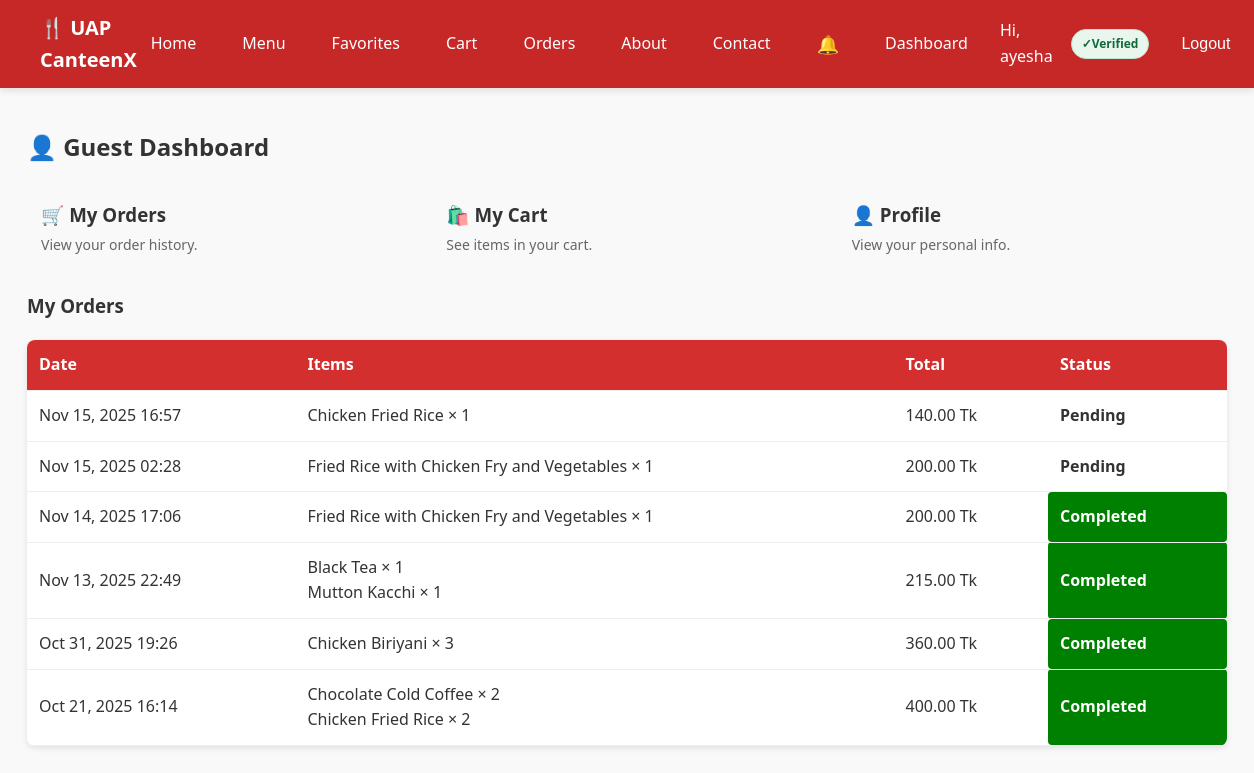
The page /dashboard/ (signed in) on the database its author committed.
### my_canteen/models.py (models this page shows, shortened)
class Order(models.Model):
    STATUS_CHOICES = [
        ('pending', 'Pending'),
        ('accepted', 'Accepted'),
        ('preparing', 'Preparing'),
        ('ready', 'Ready'),
        ('delivered', 'Delivered'),
        ('completed', 'Completed'),
        ('cancelled', 'Cancelled'),
    ]
    PAYMENT_STATUS_CHOICES = [('unpaid', 'Unpaid'), ('paid', 'Paid')]
    PAYMENT_METHOD_CHOICES = [
        ('cash', 'Cash'),
        ('mock_card', 'Mock Card'),
        ('stripe', 'Stripe'),
        ('sslcommerz', 'SSLCommerz'),
    ]
    user = models.ForeignKey(User, on_delete=models.CASCADE)
    total_price = models.DecimalField(max_digits=8, decimal_places=2)
    address = models.CharField(max_length=255)
    status = models.CharField(max_length=20, choices=STATUS_CHOICES, default='pending')
    payment_status = models.CharField(max_length=10, choices=PAYMENT_STATUS_CHOICES, default='unpaid')
    payment_method = models.CharField(max_length=10, choices=PAYMENT_METHOD_CHOICES, default='cash')
    created_at = models.DateTimeField(auto_now_add=True)

class OrderItem(models.Model):
    order = models.ForeignKey(Order, on_delete=models.CASCADE)
    item = models.ForeignKey(MenuItem, on_delete=models.CASCADE)
    quantity = models.PositiveIntegerField(default=1)
    unit_price = models.DecimalField(max_digits=6, decimal_places=2)

class MenuItem(models.Model):
    name = models.CharField(max_length=100)
    description = models.TextField(blank=True)
    price = models.DecimalField(max_digits=6, decimal_places=2)
    stock = models.PositiveIntegerField(default=0)
    image = models.ImageField(upload_to='menu/', blank=True, null=True)
    category = models.ForeignKey(Category, on_delete=models.CASCADE, null=True)
    is_active = models.BooleanField(default=True)
    is_popular = models.BooleanField(default=False)
    rating_avg = models.FloatField(default=0)
    rating_count = models.PositiveIntegerField(default=0)

### my_canteen/views.py (the view)
# urls.py: path("dashboard/", views.dashboard, name="dashboard"),
@login_required
def dashboard(request):
    profile = UserProfile.objects.select_related("user").get(user=request.user)
    real_role = profile.role
    effective_role = get_effective_role(real_role)
    if effective_role in ["admin", "vendor"]:
        orders = Order.objects.all().order_by("-created_at")
        items = MenuItem.objects.all()
    elif effective_role == "staff":
        orders = Order.objects.filter(
            status__in=["accepted", "preparing"]
        ).order_by("-created_at")
        items = None
    else:
        orders = Order.objects.filter(user=request.user).order_by("-created_at")
        items = None
    title_map = {
        "admin": "🛠 Admin Dashboard",
        "vendor": "🏪 Vendor Dashboard",
        "staff": "👨‍🍳 Staff Dashboard",
        "student": "🎓 Student Dashboard",
        "faculty": "🎓 Faculty Dashboard",
        "guest": "👋 Welcome",
    }
    dashboard_title = title_map.get(real_role, "Dashboard")
    template_name = f"my_canteen/dashboard/{real_role}.html"
    ctx = {
        "profile": profile,
        "orders": orders,
        "items": items,
        "real_role": real_role,
        "effective_role": effective_role,
        "dashboard_title": dashboard_title,
    }
    return render(request, template_name, ctx)

### my_canteen/context_processors.py (called while the page is built)
def favorites_processor(request):
    if request.user.is_authenticated:
        fav_ids = Favorite.objects.filter(user=request.user).values_list('item_id', flat=True)
        return {"favorite_items": set(fav_ids)}
    return {"favorite_items": set()}

def cart_count(request):
    cart = request.session.get("cart", {})
    return {"cart_count": sum(cart.values())}

def notifications_context(request):
    if request.user.is_authenticated:
        unread_count = Notification.objects.filter(user=request.user, is_read=False).count()
    else:
        unread_count = 0
    return {
        "unread_notifications": unread_count
    }

### my_canteen/views.py (called while the page is built)
def get_effective_role(real_role: str) -> str:
    if real_role == "admin":
        return "vendor"
    if real_role == "vendor":
        return "admin"
    return real_role

### my_canteen/templates/my_canteen/dashboard/guest.html
{% extends "my_canteen/base.html" %}
{% block content %}
<h2>👤 Guest Dashboard</h2>
<div style="display:grid;grid-template-columns:repeat(auto-fit,minmax(180px,1fr));gap:16px;margin-bottom:20px;">
  <a href="{% url 'orders' %}"
     class="surface"
     style="padding:14px;border-radius:10px;text-decoration:none;display:block;">
    <h3 style="margin:0 0 4px;">🛒 My Orders</h3>
    <p style="margin:0;color:#666;font-size:14px;">View your order history.</p>
  </a>
  <a href="{% url 'cart' %}"
     class="surface"
     style="padding:14px;border-radius:10px;text-decoration:none;display:block;">
    <h3 style="margin:0 0 4px;">🛍️ My Cart</h3>
    <p style="margin:0;color:#666;font-size:14px;">See items in your cart.</p>
  </a>
  <a href="{% url 'profile' %}"
     class="surface"
     style="padding:14px;border-radius:10px;text-decoration:none;display:block;">
    <h3 style="margin:0 0 4px;">👤 Profile</h3>
    <p style="margin:0;color:#666;font-size:14px;">View your personal info.</p>
  </a>
</div>
<h3>My Orders</h3>
<table class="orders-table">
    <tr>
      <th>Date</th>
      <th>Items</th>
      <th>Total</th>
      <th>Status</th>
    </tr>
    {% for order in orders %}
    <tr>
        <td>{{ order.created_at|date:"M d, Y H:i" }}</td>
        <td>
            {% for oi in order.orderitem_set.all %}
                {{ oi.item.name }} × {{ oi.quantity }} <br>
            {% endfor %}
        </td>
        <td>{{ order.total_price }} Tk</td>
        <td class="status {{ order.status }}">{{ order.status }}</td>
    </tr>
    {% empty %}
      <tr>
        <td colspan="4" style="text-align:center;">No orders yet.</td>
      </tr>
    {% endfor %}
</table>
{% endblock %}

### my_canteen/templates/my_canteen/base.html (shortened to what this page needs)
{% load static %}
<!DOCTYPE html>
<html lang="en">
<head>
  <link rel="stylesheet" href="{% static 'my_canteen/css/styles.css' %}"/>
</head>
<body>
  <nav class="navbar">
    <div class="logo">🍴 UAP CanteenX</div>
    <ul class="nav-links">
      <li><a href="{% url 'home' %}">Home</a></li>
      <li><a href="{% url 'menu' %}">Menu</a></li>
      <li><a href="{% url 'favorites' %}"> Favorites</a></li>
      <li>
        <a href="{% url 'cart' %}">
          Cart
        </a>
      </li>
      <li><a href="{% url 'orders' %}">Orders</a></li>
      <li><a href="{% url 'about' %}">About</a></li>
      <li><a href="{% url 'contact' %}">Contact</a></li>
      {% if user.is_authenticated %}
        <li style="position:relative;">
          <a href="{% url 'notifications' %}"
             style="display:inline-flex;align-items:center;justify-content:center;
                    font-size:18px;text-decoration:none;">
            🔔
          </a>
        </li>
        <li><a href="{% url 'dashboard' %}">Dashboard</a></li>
        <li class="nav-user">Hi, {{ user.username }}</li>
        <li>
          {% if user.is_active %}
            <span class="badge badge-verified">Verified</span>
          {% else %}
            <span class="badge badge-unverified">Email not verified</span>
          {% endif %}
        </li>
        <li>
          <form action="{% url 'logout' %}" method="post" style="display:inline;">
            <button type="submit" class="link-like">Logout</button>
          </form>
        </li>
      {% else %}
        <li><a href="{% url 'login' %}">Login</a></li>
        <li><a class="btn" href="{% url 'signup' %}">Signup</a></li>
      {% endif %}
    </ul>
  </nav>
  <main class="container">
    {% block content %}{% endblock %}
  </main>
</body>
</html>

### my_canteen/static/my_canteen/css/styles.css (style rules this page uses)
body { font-family: system-ui, Arial, sans-serif; margin: 0; background: #f9f9f9; color: #333; line-height: 1.6; }
.container { max-width: 1200px; margin: 0 auto; padding: 20px 16px; }
a { text-decoration: none; color: inherit; }
.navbar { display: flex; justify-content: space-between; align-items: center; background-color: #c62828; color: #fff; padding: 12px 40px; position: sticky; top: 0; z-index: 1000; box-shadow: 0 2px 8px rgba(0, 0, 0, 0.12); }
.logo { font-weight: 700; font-size: 20px; display: flex; align-items: center; color: #fff; }
.nav-links { display: flex; align-items: center; gap: 18px; list-style: none; margin: 0; padding: 0; }
.nav-links li { display: flex; align-items: center; }
.nav-links a, .link-like, .btn-nav { color: #fff; font-weight: 500; font-size: 16px; display: inline-flex; align-items: center; justify-content: center; height: 38px; padding: 0 14px; border-radius: 6px; transition: all 0.2s ease; text-decoration: none; }
.link-like { background: transparent; border: 0; cursor: pointer; }
.badge { display: inline-flex; align-items: center; padding: 4px 10px; border-radius: 999px; font-size: 12px; font-weight: 700; border: 1px solid transparent; }
.badge-verified { background: #e8f6ee; color: #11693a; border-color: #bde7cd; }
.badge-verified::before { content: "✓ "; font-weight: 900; }
.orders-table { width: 100%; border-collapse: collapse; margin-top: 20px; background: #fff; border-radius: 8px; overflow: hidden; box-shadow: 0 2px 6px rgba(0, 0, 0, 0.1); }
.orders-table th, .orders-table td { padding: 12px; text-align: left; border-bottom: 1px solid #eee; }
.orders-table th { background: #d32f2f; color: #fff; }
.status { padding: 5px 10px; border-radius: 4px; font-weight: 700; text-transform: capitalize; }
.status.completed { background: green; color: #fff; }

### rows shown on the page
Order: created_at "Nov 15, 2025 16:57", total_price "140.00", status "Pending"
OrderItem: item.name "Chicken Fried Rice", quantity "1"
Order: created_at "Nov 15, 2025 02:28", total_price "200.00", status "Pending"
OrderItem: item.name "Fried Rice with Chicken Fry and Vegetables", quantity "1"
Order: created_at "Nov 14, 2025 17:06", total_price "200.00", status "Completed"
OrderItem: item.name "Fried Rice with Chicken Fry and Vegetables", quantity "1"
Order: created_at "Nov 13, 2025 22:49", total_price "215.00", status "Completed"
OrderItem: item.name "Black Tea", quantity "1"
OrderItem: item.name "Mutton Kacchi", quantity "1"
Order: created_at "Oct 31, 2025 19:26", total_price "360.00", status "Completed"
OrderItem: item.name "Chicken Biriyani", quantity "3"
Order: created_at "Oct 21, 2025 16:14", total_price "400.00", status "Completed"
OrderItem: item.name "Chocolate Cold Coffee", quantity "2"
OrderItem: item.name "Chicken Fried Rice", quantity "2"

### other values the page prints
{{ user.username }} "ayesha"
